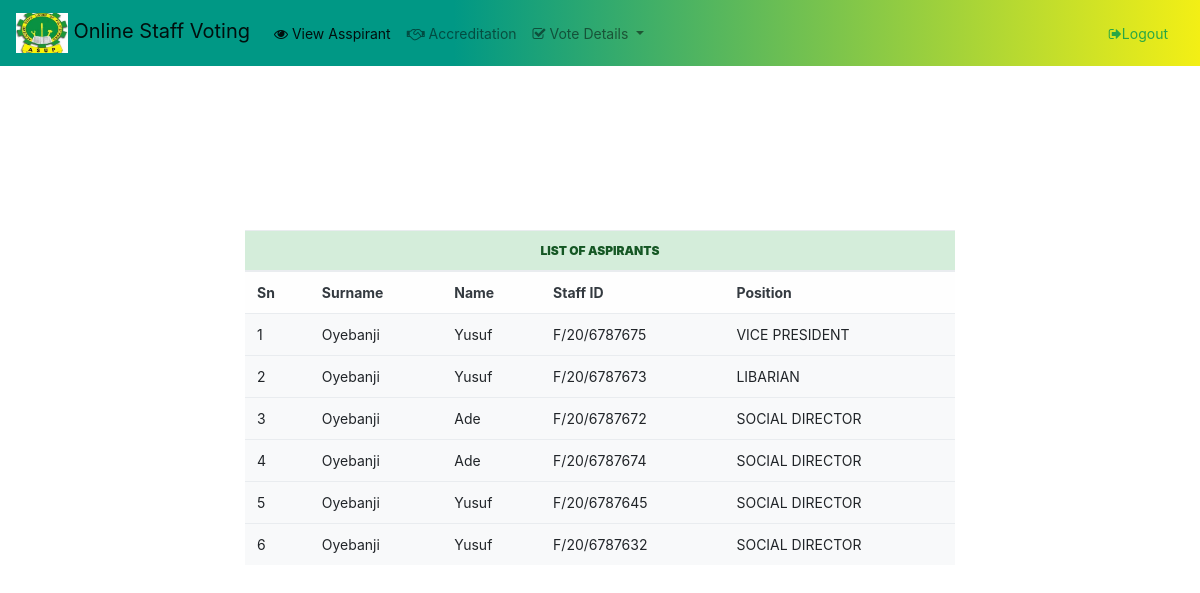
The app's page /viewaspirant.php (signed in), older data.
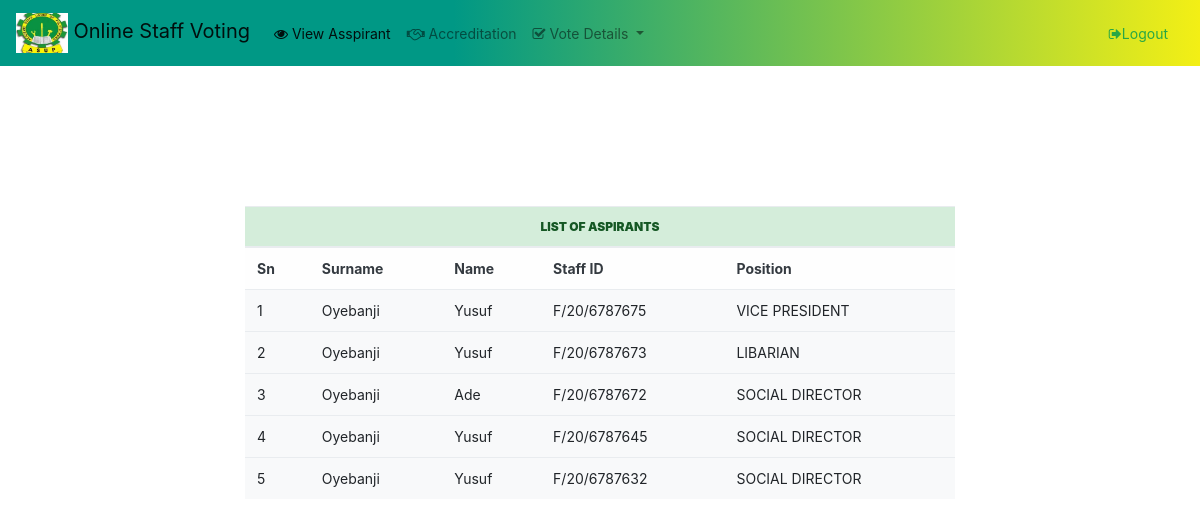
The same page, newer data.
### tables this page shows
CREATE TABLE `aspirants` (
  `id` int(11) NOT NULL,
  `surname` varchar(30) NOT NULL,
  `name` varchar(30) NOT NULL,
  `staff_id` varchar(16) NOT NULL,
  `image` blob NOT NULL,
  `department` varchar(30) DEFAULT NULL,
  `position` varchar(30) NOT NULL
);

### viewaspirant.php (the view, shortened to what this page needs)
<?php
  include("includes/header.php");
?>
<div class="container " >
  <div class="row justify-content-center">
    <div class="col-lg-8">
   <table class="table table-hover bg-light" style="margin-top:20px; ">
<?php
$staff_id=$_SESSION['student_user'];
echo " <thead>
    <tr>
 <th class='alert-success text-center text-uppercase' colspan='6'><b> List of Aspirants</b></th>
    </tr>
    <tr class='alert-light text-dark'><td><b>Sn</b></td><td><b>Surname</b></td><td><b>Name</b></td><td><b>Staff ID</b></td><td><b>Position</b></td></tr>
  </thead><tbody class='text-capitalize'>";
$sql="SELECT * FROM aspirants WHERE staff_id ='$staff_id' and position='PRESIDENT' or position='VICE PRESIDENT'
or position='SECRETARY'
or position='LIBARIAN'
or position='SPORTS DIRECTOR'
or position='WELFARE DIRECTOR'
or position='SOCIAL DIRECTOR'
or position='PRO'
";
$query=mysqli_query($db,$sql);
$count=1;
while ($result=mysqli_fetch_array($query))
{
echo"<tr>"."<td>".$count++."</td>"."<td>" .$result['surname']."</td>"."<td class=''>" .$result['name']."</td>"."<td>" .$result['staff_id']."</td>".
"<td>".$result['position']."</td></tr><br>";
}
?>
</tbody>
</table>
</div></div></div></div></div>

Row changes from the older to the newer data that the page shows:
no longer on this page (row edited): aspirants: surname "Oyebanji", name "Ade", staff "F/20/6787674", position "SOCIAL DIRECTOR"
